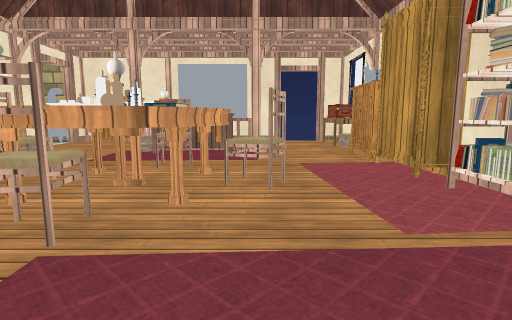
view 1 (above)

16 first-person views from a walk through a scene from a Unity 3-D project. The camera is 0.68 m above the floor, tilts 8° down and sees 80° across. Doors are open. The floor is counted in squares, 0.5 m on a side. Each view is taken from the middle of a square. On the plan, view 1 faces up. The plan holds only what a view shows up to about 14 squares ahead; the rest is blank. The place goes on beyond the plan. The player is left out. Some animated figures are left out. Some surface patterns are stand-ins.

view 2
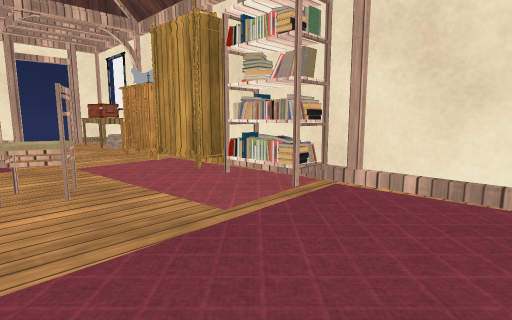

view 3
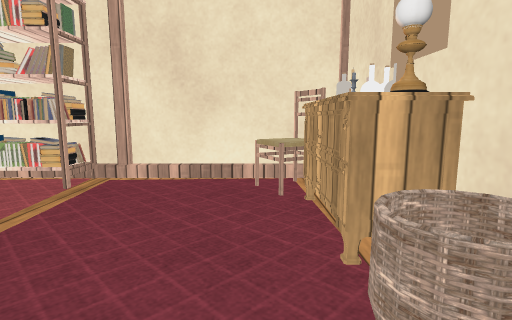

view 4
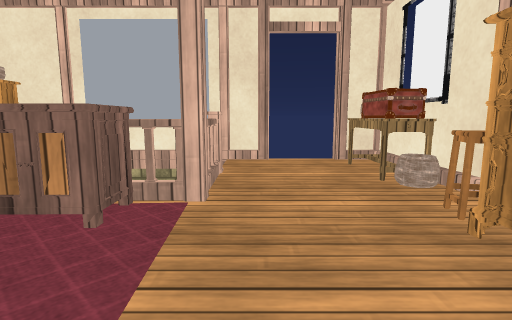

view 5
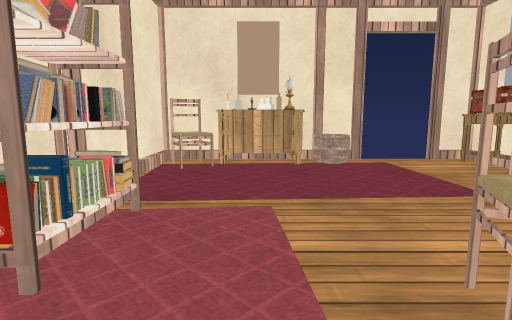

view 6
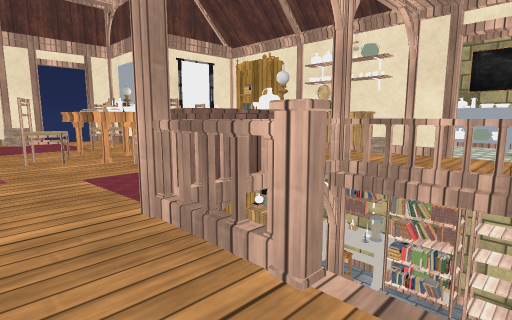

view 7
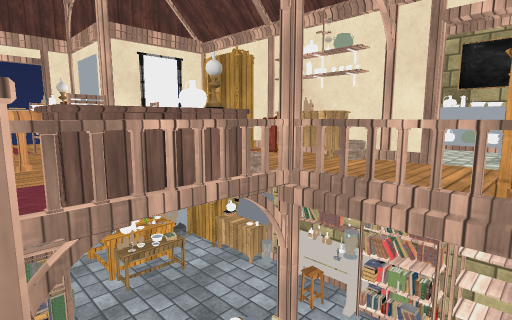

view 8
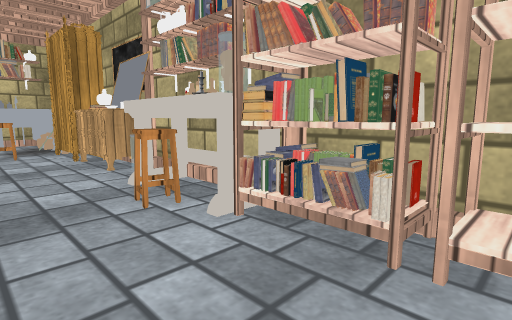

view 9
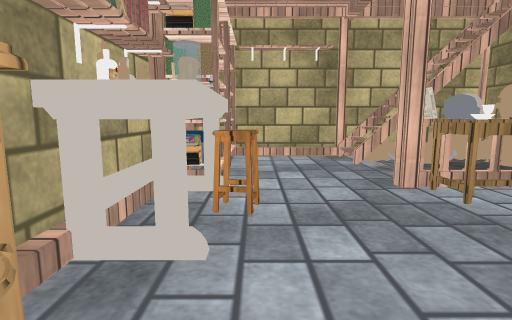

view 10
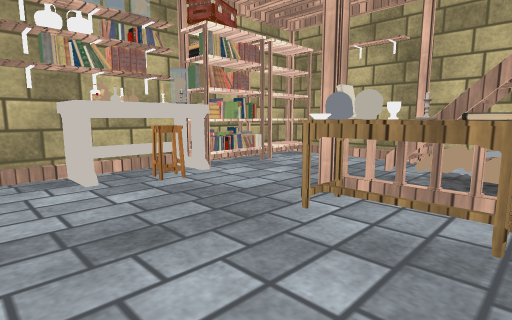

view 11
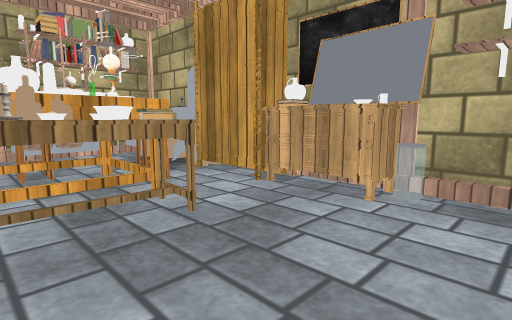

view 12
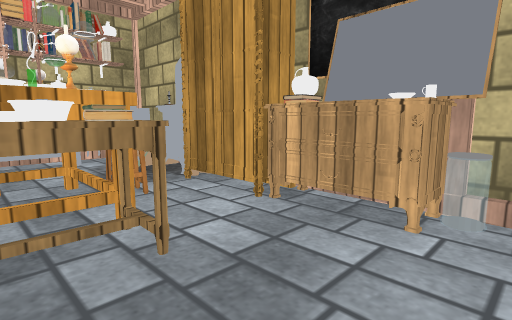

view 13
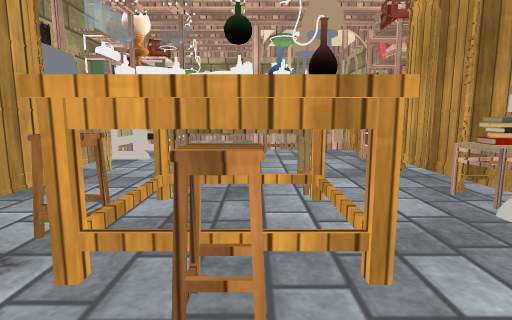

view 14
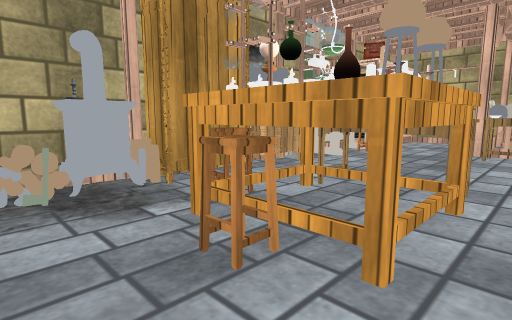

view 15
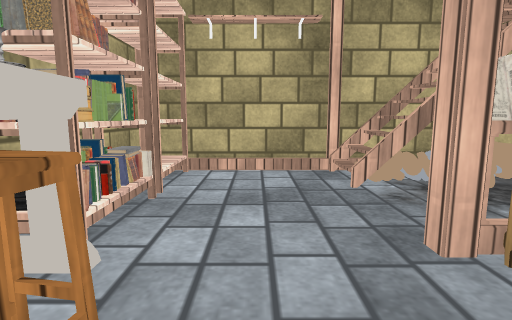

view 16
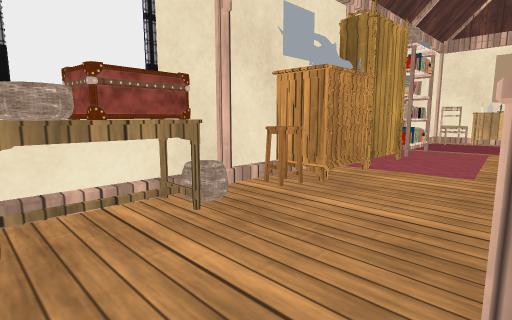

### Floor plan
Key: @ floor where view 1 was taken; # wall or solid block; x gap in a wall; . main floor; : floor 2.5 m higher than the main floor; / step, stairs or slope; D open door; = window, fence, low wall or low ledge; v drop or lower ground; B basket; R drawers; P pillar; S stool; C chair; K books; T bottle; J jar; W bowl; E stove; U skull; O other object.
Columns run from 10 left of view 1 to 5 right of it. Each row starts with its distance up from view 1.
 18 =##########PDDP#
 17 #O.../////::::B#
 16 #O...=x#/OO:::B#
 15 #K.......OO:::O#
 14 #K...K...OO:::B#
 13 #J...PUOOROO:::#
 12 #OS..OOOKRP:::S#
 11 OOS......:::::R#
 10 TO.......:::::R
  9 #O.......:::::
  8 #J.......O::::
  7 OO.......OC::: #
  6 OK..KWO.. C:::K#
  5 # .OWOOO.C::::KO
  4 # .SOOOOOK::::K#
  3 ##.SWOOO:::::::#
  2 #EO.OSO..::::::#
  1 #O....../::::::#
  0 v=....../:@:O:C#
 -1 #O OO O  BBRTTC#
 -2 ##O  ##DD##TO ##

Positions as (right, up) in squares from view 1, and headings:
1: (0, 0), facing up
2: (-1, 0), facing up-right
3: (-2, 0), facing right
4: (1, 8), facing up
5: (2, 8), facing down
6: (2, 17), facing down-left
7: (0, 17), facing down-left
8: (-6, 16), facing down-left
9: (-8, 7), facing up
10: (-2, 8), facing up-left
11: (-4, 10), facing down-left
12: (-5, 9), facing down-left
13: (-5, 0), facing up
14: (-3, 0), facing up-left
15: (-7, 10), facing up
16: (0, 17), facing down-right
